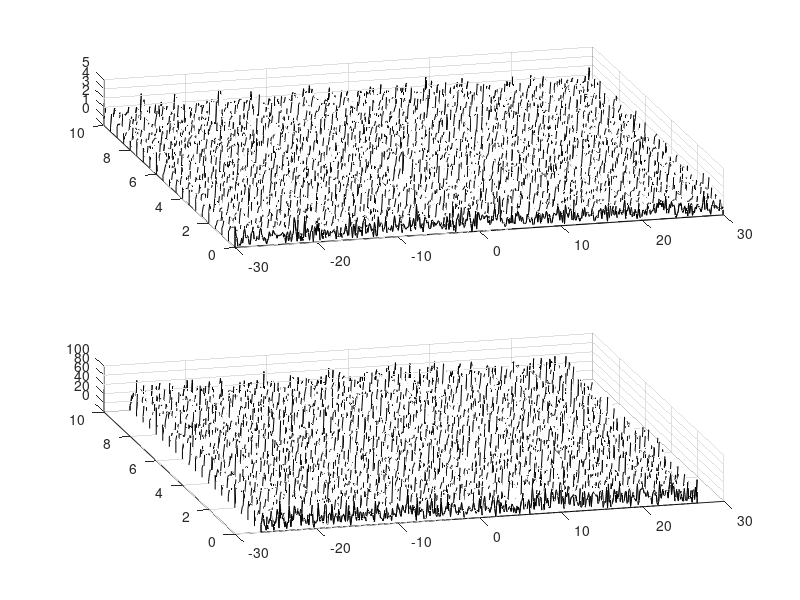

Here is the MATLAB script that generated this plot:
clear all; close all; clc;

%% convergence of signal with a loop and white noise parameter
T=60; % Domain
n=512; % points in the function

t2=linspace(-T/2,T/2,n+1);
t=t2(1:n); % we get rid of the last point because the last point is the same as the first
k=(2*pi/T)*[0:n/2-1 -n/2:-1];
ks=fftshift(k); % shift the function for the fourier transformation

slice=[0:0.5:10];
[T,S]=meshgrid(t,slice);
[K,S]=meshgrid(k,slice);
U=sech(T-10*sin(S)).*exp(i*10*T);
subplot(2,1,1)
waterfall(T,S,abs(U)),colormap([0 0 0]), view(-15,70)

noise=20;
for j=1:length(slice)
    UT(j,:)=fft(U(j,:))+noise*(randn(1,n)+i*randn(1,n));
    UN(j,:)=ifft(UT(j,:));
end
subplot(2,1,2)
waterfall(fftshift(K),S,abs(fftshift(UT))), view(-15,70)
subplot(2,1,1)
waterfall(T,S,abs(UN)), view(-15,70)
